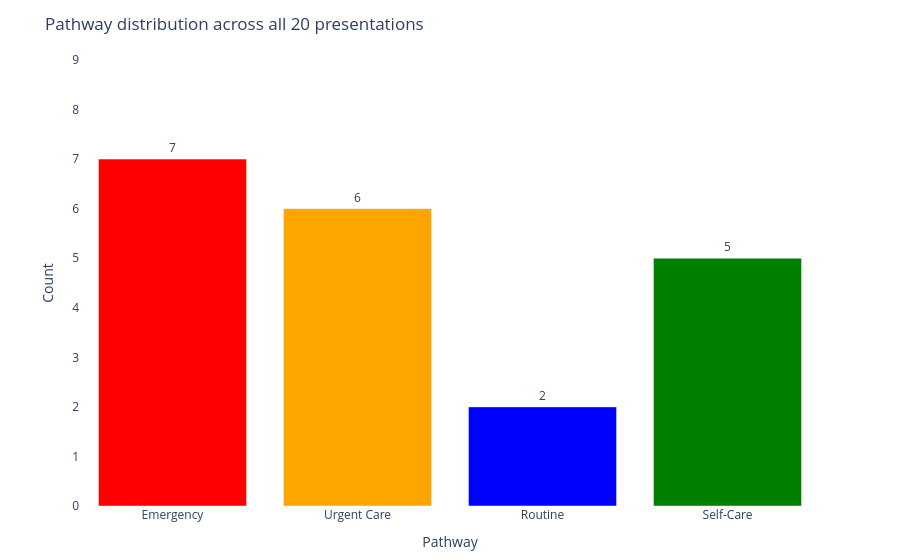

Notebook source saved alongside this figure:
### Markdown cell above
## 8. Pathway distribution

How did Jev distribute presentations across the four pathways?

### Code cell
pathway_order = ["Emergency", "Urgent Care", "Routine", "Self-Care"]
pathway_colors = {
    "Emergency":   "red",
    "Urgent Care": "orange",
    "Routine":     "blue",
    "Self-Care":   "green",
}

pathway_counts = (
    results_df["pathway"]
    .value_counts()
    .reindex(pathway_order, fill_value=0)
    .reset_index()
)
pathway_counts.columns = ["pathway", "count"]
pathway_counts["color"] = pathway_counts["pathway"].map(pathway_colors)

fig2 = go.Figure(go.Bar(
    x=pathway_counts["pathway"],
    y=pathway_counts["count"],
    marker_color=pathway_counts["color"],
    text=pathway_counts["count"],
    textposition="outside",
))
fig2.update_layout(
    title="Pathway distribution across all 20 presentations",
    xaxis_title="Pathway",
    yaxis_title="Count",
    yaxis=dict(range=[0, pathway_counts["count"].max() + 2]),
    plot_bgcolor="white",
    paper_bgcolor="white",
    font=dict(size=12),
    margin=dict(t=60, b=40),
)
fig2.show()

print()
for pathway in pathway_order:
    subset = results_df[results_df["pathway"] == pathway]
    if len(subset) == 0:
        continue
    mean_conf = subset["confidence"].mean()
    print(f"  {pathway:12}: {len(subset)} presentations, "
          f"mean confidence {mean_conf:.2f}")

### Figure 1 — Plotly figure (JSON) as saved in the notebook; plotly's stock layout.template omitted (floating-point values rounded to 4 significant figures)
{"data": [{"marker": {"color": ["red", "orange", "blue", "green"]}, "text": [7.0, 6.0, 2.0, 5.0], "textposition": "outside", "type": "bar", "x": ["Emergency", "Urgent Care", "Routine", "Self-Care"], "y": [7, 6, 2, 5]}], "layout": {"font": {"size": 12}, "margin": {"b": 40, "t": 60}, "paper_bgcolor": "white", "plot_bgcolor": "white", "title": {"text": "Pathway distribution across all 20 presentations"}, "xaxis": {"title": {"text": "Pathway"}}, "yaxis": {"range": [0, 9], "title": {"text": "Count"}}}}
